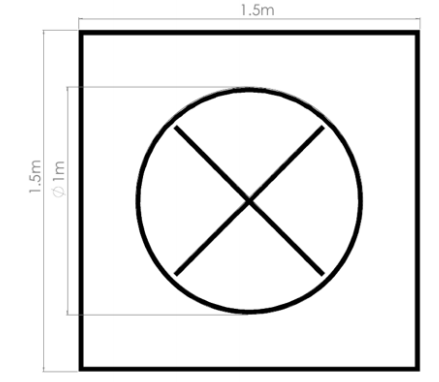
#> input picture ImageProcessingTools/Landing.Pad.PNG, 439 x 382 px
$ python -i HoughLines.py   (imports and definitions only)
#> lines starting #> are read from the running program, lines starting #| are printed output that depends on the picture; after the words box and inside, x2 and y2 are one past the last pixel; in counts of white or black regions, pixels touching at a corner belong together
#> further down, picture is the input picture: shape (382, 439, 3); mean B, G, R 235.8, 235.8, 235.8
import cv2
import numpy as np
import sys


def eulerToCoordinateTransform(line):
	for rho, theta in line:
		a = np.cos(theta)
		b = np.sin(theta)
		x0 = a*rho
		y0 = b*rho
		x1 = int(x0 + 1000*(-b))
		y1 = int(y0 + 1000*(a))
		x2 = int(x0 - 1000*(-b))
		y2 = int(y0 - 1000*(a))
	return [(x1,y1),(x2,y2)]


def getIntersection(line_1, line_2):
	line1 = eulerToCoordinateTransform(line_1)
	line2 = eulerToCoordinateTransform(line_2)

	s1 = np.array(line1[0])
	e1 = np.array(line1[1])

	s2 = np.array(line2[0])
	e2 = np.array(line2[1])

	a1 = (s1[1] - e1[1]) / (s1[0] - e1[0])
	b1 = s1[1] - (a1 * s1[0])

	a2 = (s2[1] - e2[1]) / (s2[0] - e2[0])
	b2 = s2[1] - (a2 * s2[0])

	if abs(a1 - a2) < sys.float_info.epsilon:
		return False

	x = (b2 - b1) / (a1 - a2)
	y = a1 * x + b1
	return (x, y)

def HoughLines(img):
	gray = cv2.cvtColor(img,cv2.COLOR_BGR2GRAY)
	edges = cv2.Canny(gray,50,150,apertureSize = 3)
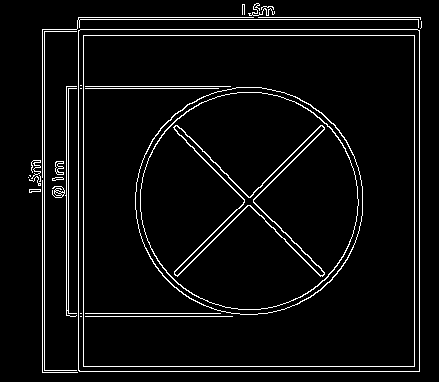
#> edges: shape (382, 439); 5.1% white in thin lines or dots, all inside (x1, y1, x2, y2) = (28, 3, 422, 373)

	lines = cv2.HoughLines(edges, 1.75, np.pi/180,150)
#> lines = 38 rows, first 8: [29.75, 1.57], [78.75, 0], [418.2, 0], [43.75, 0], [19.25, 1.57], [365.8, 1.57], [371, 1.57], [82.25, 0]

#> (the run stopped early here; a loop or call above may not have finished)
